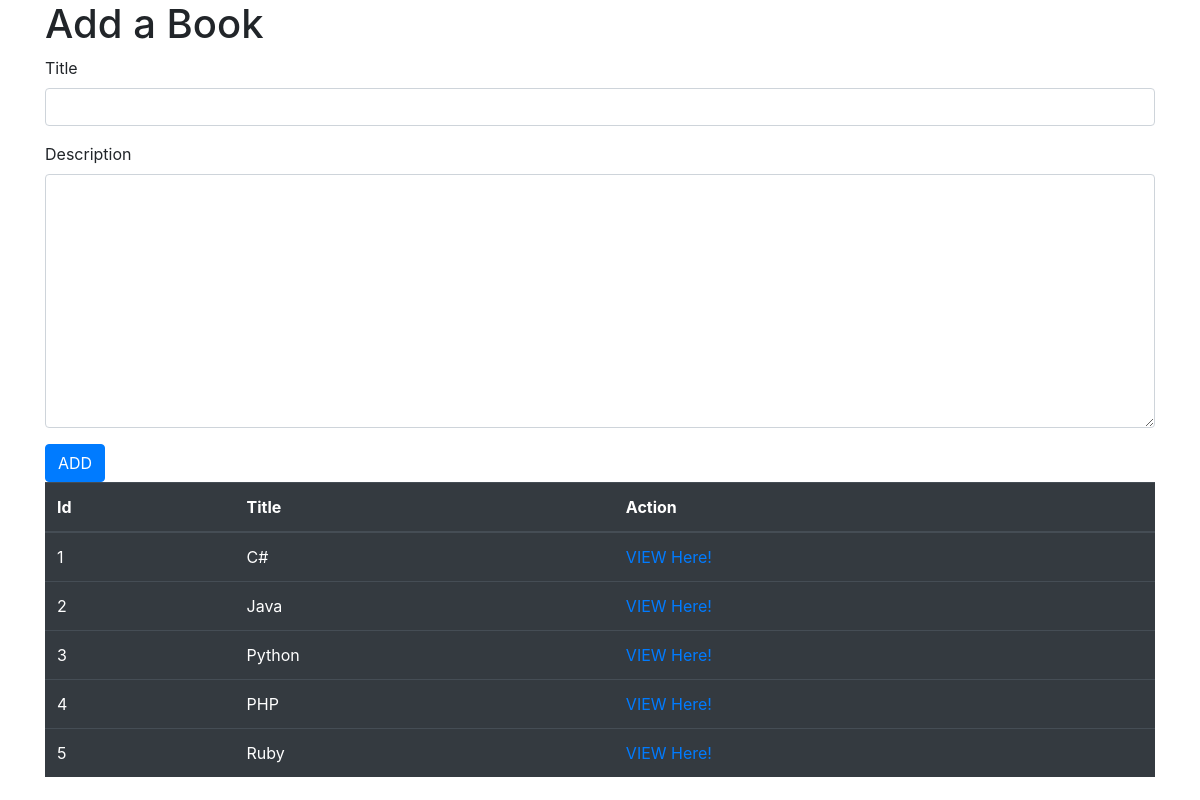
Before: / with the older database file.
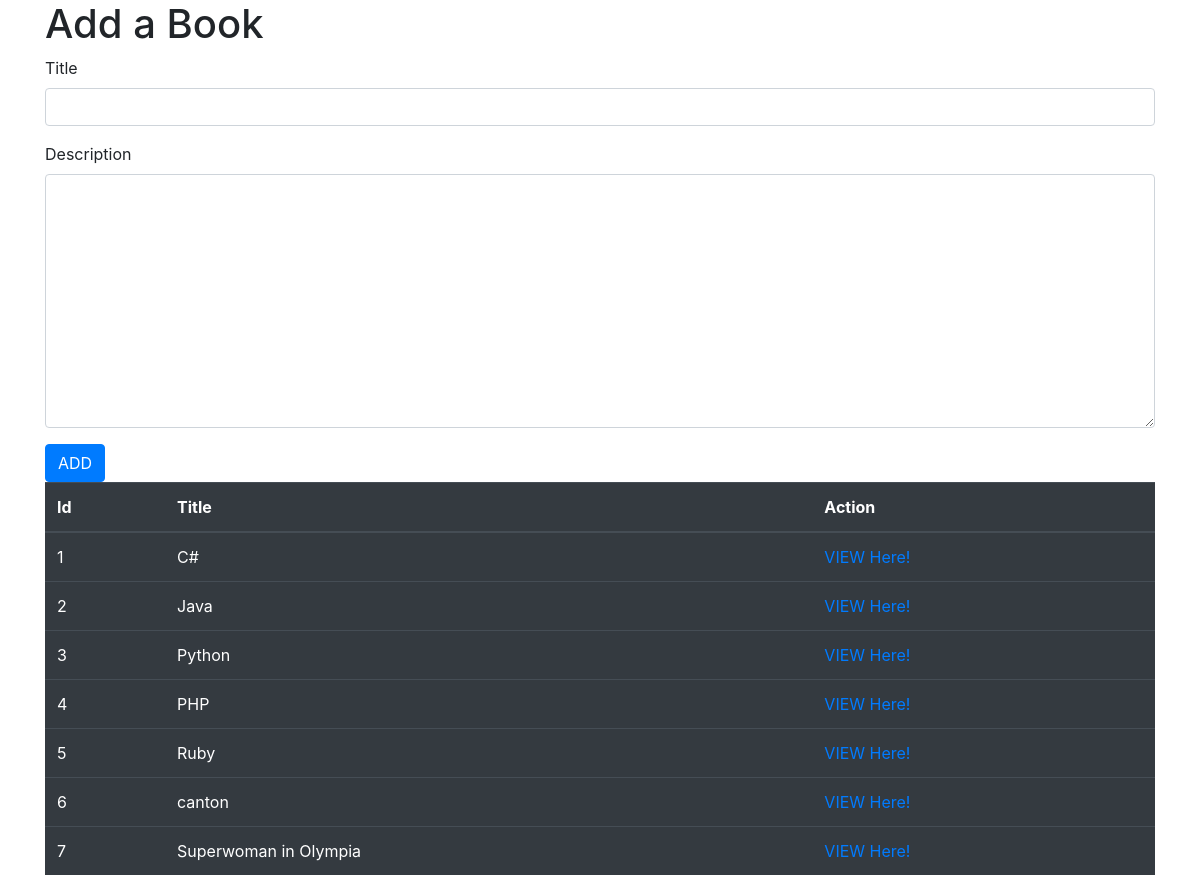
After: the same page with the newer database file.
### books_authors_app/models.py (models this page shows, shortened)
class Book(models.Model):
     title = models.CharField(max_length=255)
     desc = models.TextField(default="")
     created_at = models.DateTimeField(auto_now_add=True)
     updated_at = models.DateTimeField(auto_now=True)

### books_authors_app/views.py (the view)
# urls.py: path('', views.index),
def index(request):
     books = Book.objects.all()
     context = {
          "books": books
     }
     return render(request,'index.html', context)

### books_authors_app/templates/index.html (shortened to what this page needs)
<!DOCTYPE html>
<html lang="en">
<head>
     <link href="https://stackpath.bootstrapcdn.com/bootstrap/4.5.0/css/bootstrap.min.css" rel="stylesheet">
     {% load static %}
     <link rel="stylesheet" href="{% static 'style.css'%}">
</head>
<body>
 <div class="container">
     <h1>Add a Book</h1>
     <section class="split-screen">
          <form action="/add-book" method="POST">
               <div class="form-group">
                    <label for="title">Title</label>
                    <input type="text" name = "title" class="form-control"/>
               </div>
               <div class="form-group">
                    <label for="desc">Description</label>
                    <textarea name="desc" id="desc" class="form-control" cols="30" rows="10"></textarea>
               </div>
               <Button class="btn btn-primary">ADD</Button>
          </form>
          <table class="table table-dark">
               <thead>
                    <tr>
                         <th>Id</th>
                         <th>Title</th>
                         <th>Action</th>
                    </tr>
               </thead>
               <tbody>
               {% for book in books %}
                    <tr>
                         <td>{{ book.id }}</td>
                         <td>{{ book.title }}</td>
                         <td><a href="/add-book/{{ book.id }}">VIEW Here!</a></td>
                    </tr>
               {% endfor %}
               </tbody>
          </table>
     </section>
 </div>
</body>
</html>

Changed rows visible on the page:
added Book: id "6", title "canton"
added Book: id "7", title "Superwoman in Olympia"
